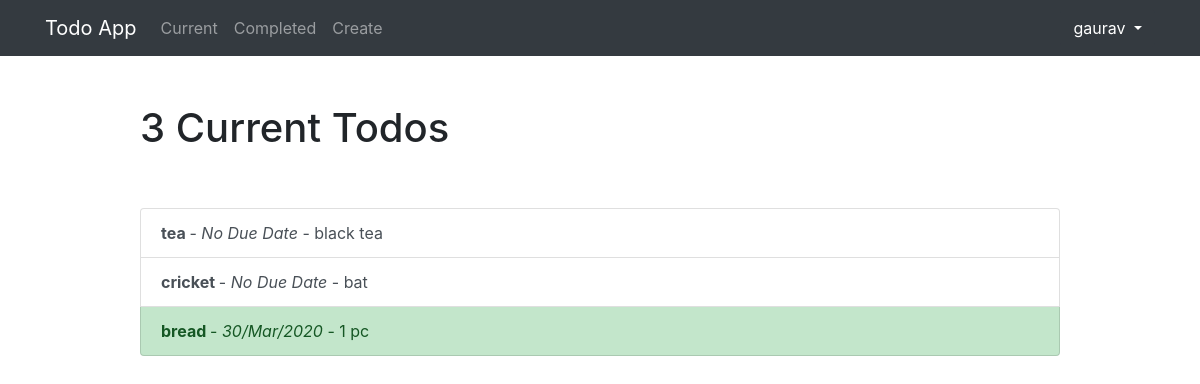
/current/ (signed in), run on the app's committed database.
### todolist/models.py (models this page shows, shortened)
class Todo(models.Model):
    title = models.CharField(max_length = 100)
    memo = models.TextField(blank = True)
    created = models.DateTimeField(auto_now_add = True)
    datecompleted = models.DateTimeField(null = True, blank = True)
    important = models.BooleanField(default = False)
    user = models.ForeignKey(User, on_delete=models.CASCADE)
    duedate = models.DateField(auto_now = False, null = True, blank = True)

### todolist/views.py (the view)
# urls.py: path('current/',views.currenttodods, name = "currenttodos"),
@login_required
def currenttodods(request):
    todos = Todo.objects.filter(user = request.user, datecompleted__isnull = True ).order_by('duedate')
    context = {
        'todos': todos
    }
    return render(request, 'todolist/currenttodos.html', context)

### todolist/templates/todolist/currenttodos.html
{% extends "todolist/base.html" %}
{% block content %}
    <div class="row justify-content-center mt-5">
        <div class="col-md-10">
            {% if todos %}
                 <h1>{{ todos.count }} Current Todo{{ todos.count|pluralize }}</h1>
            {% else %}
                           <h1>Current Todos</h1>
            {% endif %}
        </div>
    </div>
    <div class="row justify-content-center mt-5">
        <div class="col-md-10">
        {% if todos %}
            <div class="list-group">
                {% for todo in todos %}
                    <a href="{% url 'viewtodo' todo.id %}" class="list-group-item list-group-item-action{% if todo.important %} list-group-item-success{% endif %}"><b>{{ todo.title }} </b> {% if todo.duedate %}- <i>{{ todo.duedate|date:'j/M/Y' }}</i> {% else %} - <i>No Due Date</i> {% endif %}{% if todo.memo %} - {{ todo.memo|truncatechars:30 }}{% endif %}</a>
                {% endfor %}
            </div>
        {% else %}
            <div class="text-center">
                <h2>Looks like you don't have any todos! Nice work.</h2>
            <br>
            <a role="button" class="btn btn-primary" href="{% url 'createtodo' %}">New Todo</a>
            </div>
        {% endif %}
        </div>
    </div>
{% endblock %}

### todolist/templates/todolist/base.html (shortened to what this page needs)
{% load static %}
<!doctype html>
<html lang="en">
<head>
    <link rel="stylesheet" href="https://stackpath.bootstrapcdn.com/bootstrap/4.4.1/css/bootstrap.min.css">
</head>
<body>
<nav class="navbar navbar-expand-md navbar-dark bg-dark">
<div class="container">
    {% if user.is_authenticated %}
        <a class="navbar-brand" href="{% url 'currenttodos' %}">
            <span>Todo App</span>
        </a>
    {% else %}
        <a class="navbar-brand" href="{% url 'home' %}">
            <span>Todo App</span>
        </a>
    {% endif %}
    <div class="collapse navbar-collapse" id="navbarNav">
    {% if user.is_authenticated %}
        <ul class="navbar-nav mr-auto">
                <li class="nav-item {{ current }}">
                    <a class="nav-link" href="{% url 'currenttodos' %}">Current</a>
                </li>
                <li class="nav-item {{ completed }}">
                    <a class="nav-link" href="{% url 'completedtodos' %}">Completed</a>
                </li>
                <li class="nav-item {{ create }}">
                    <a class="nav-link" href="{% url 'createtodo' %}">Create</a>
                </li>
        </ul>
    {% endif %}
    <ul class="navbar-nav ml-auto">
            {% if user.is_authenticated %}
                <li class="nav-item">
                    <div class="dropdown">
                        <button class="btn btn-dark dropdown-toggle" type="button" id="dropdownMenuButton" data-toggle="dropdown" aria-haspopup="true" aria-expanded="false">
                            {{ user.username }}
                        </button>
                    </div>
                </li>
            {% endif %}
        </ul>
    </div>
</div>
</nav>
<div class="container">
{% block content %}{% endblock %}
</div>
</body>
</html>

### data on the page
Todo: title "tea", shows "No Due Date", memo "black tea"
Todo: title "cricket", shows "No Due Date", memo "bat"
Todo: title "bread", duedate "30/Mar/2020", memo "1 pc"

### other printed values
{{ user.username }} "gaurav"
{{ todos.count }} "3"
